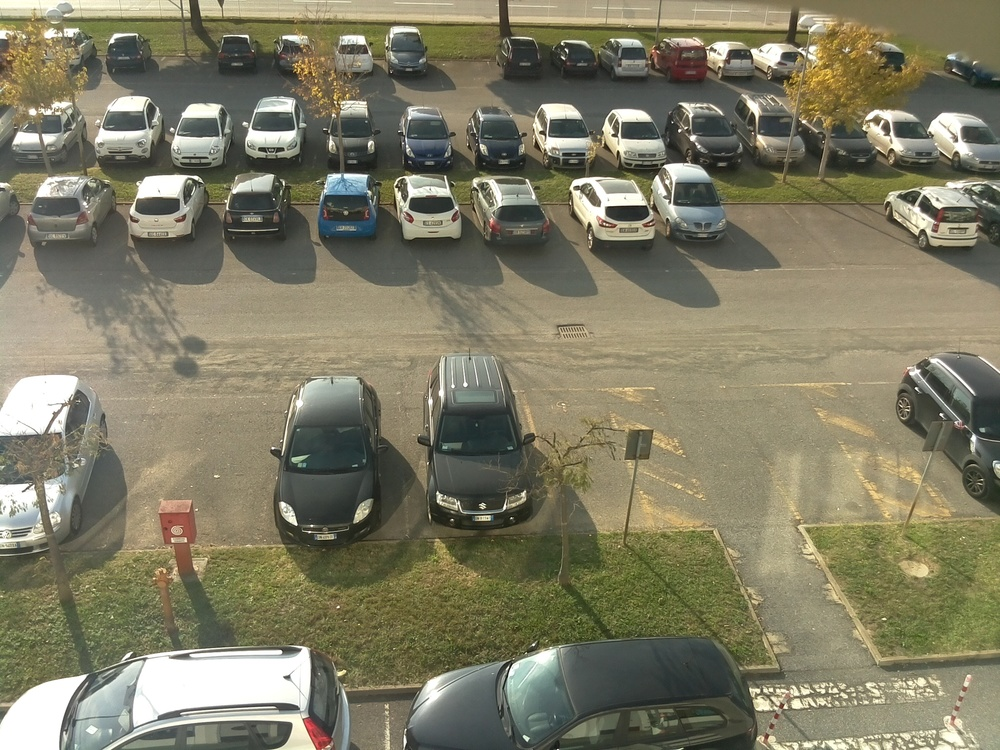
#> input picture test/ComputerVision/UncroppedPublicImages/10Drone-Sunny-MedAlt.jpg, 1000 x 750 px, found by its file name
$ python Cropper.py
#> lines starting #> are read from the running program, lines starting #| are printed output that depends on the picture; after the words box and inside, x2 and y2 are one past the last pixel; in counts of white or black regions, pixels touching at a corner belong together
import cv2
import os
import numpy as np
import sys

fname = '10Drone-Sunny-MedAlt'
ext = '.jpg'
suffix= 'Nature'
img = cv2.imread(fname+ext)
#> img is the input picture: shape (750, 1000, 3); mean B, G, R 100.9, 124.1, 127.5
print(img.shape) # Print image shape
#| (750, 1000, 3)
cv2.imshow("original", img)

# Cropping an image
imlen, imwid = 400, 640

# offlen = -300
# offwid = -100
#cropped_image = img[(img.shape[0]-imlen-250):img.shape[0]-250, (img.shape[1]-imwid-300):img.shape[1]-300]

offlen = 350
offwid = 360
if offlen > img.shape[0]-imlen:
    raise Exception('Requested len offset too big, max is'+str(img.shape[0]-imlen))
if offwid > img.shape[1]-imwid:
    raise Exception('Requested wid offset too big, max is '+str(img.shape[1]-imwid))
print((0+offwid),imwid+offwid)
cropped_image = img[(0+offlen):imlen+offlen, (0+offwid):imwid+offwid]
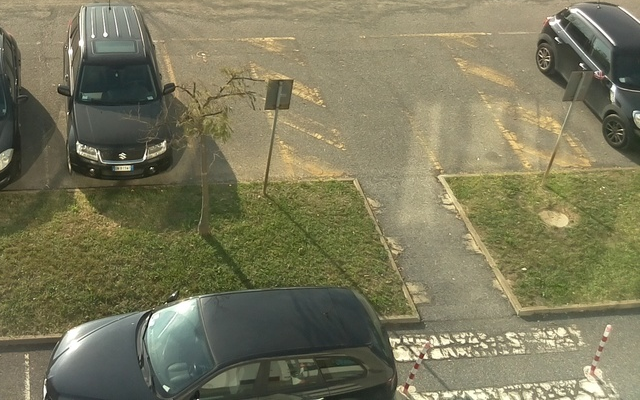
#> cropped_image: shape (400, 640, 3); mean B, G, R 91.6, 120.5, 123

cropped_image_copy = cropped_image.copy()
cv2.drawMarker(cropped_image_copy, ( imwid//2, imlen//2,), (0,0,255), markerType=cv2.MARKER_CROSS, thickness=5)
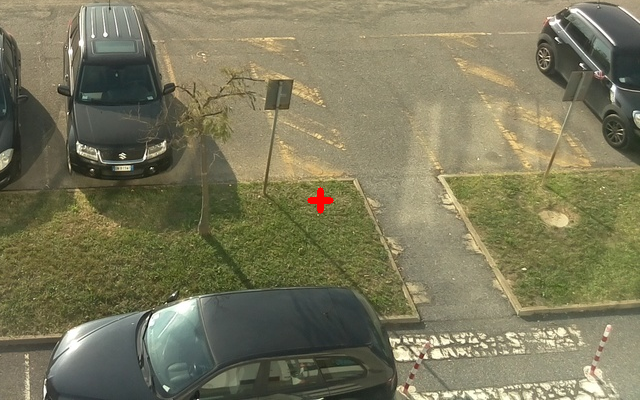
#> cropped_image_copy: shape (400, 640, 3); 0.11% of pixels changed, all inside (x1, y1, x2, y2) = (307, 187, 334, 214)
# Display cropped image
cv2.imshow("cropped", cropped_image_copy)
print(cropped_image.shape, (imlen//2, imwid//2))
#| (400, 640, 3) (200, 320)
# Save the cropped image
cv2.imwrite(fname+'-'+suffix+ext, cropped_image)

cv2.waitKey(0)
cv2.destroyAllWindows()

$ run again, with test/ComputerVision/UncroppedPublicImages/1Drone-Sunny-MedAlt.jpg copied over test/ComputerVision/UncroppedPublicImages/10Drone-Sunny-MedAlt.jpg
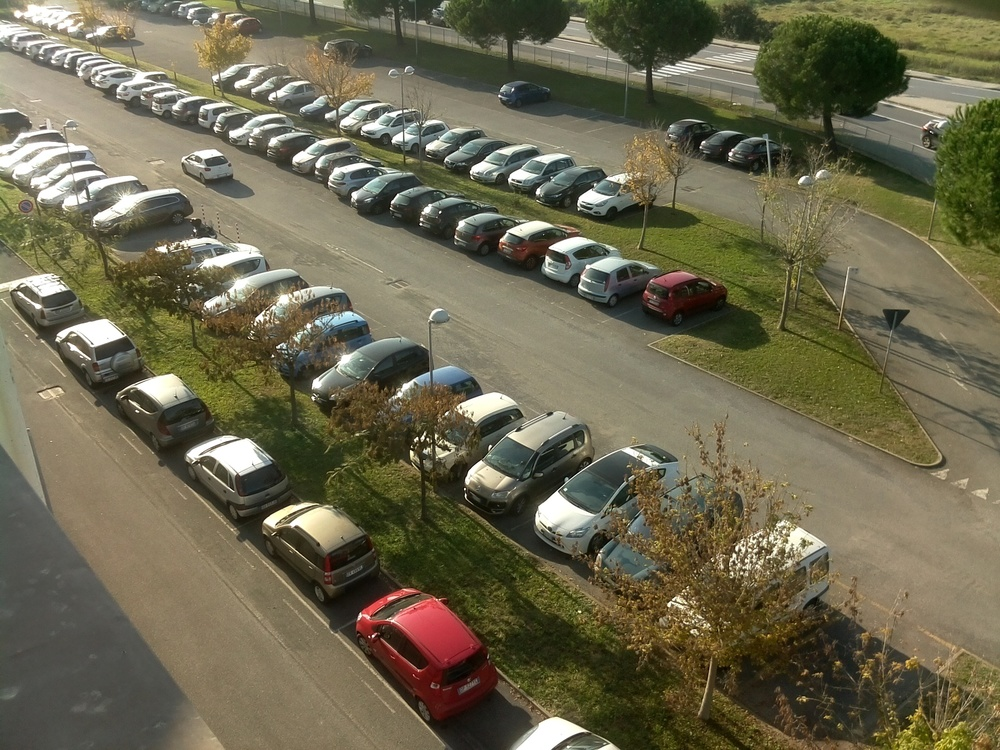
#> input picture test/ComputerVision/UncroppedPublicImages/1Drone-Sunny-MedAlt.jpg, 1000 x 750 px, found by its file name
#> img is the input picture: shape (750, 1000, 3); mean B, G, R 78.9, 103.5, 108.4
#| (750, 1000, 3)
#> `cropped_image = img[(0+offlen):imlen+offlen, (0+offwid):imwid+offwid]`:
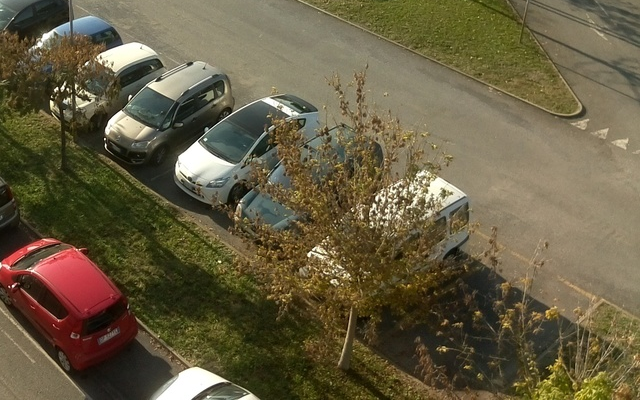
#> cropped_image: shape (400, 640, 3); mean B, G, R 66, 92.9, 102.5
#> `cv2.drawMarker(cropped_image_copy, ( imwid//2, imlen//2,), (0,0,255), ..`:
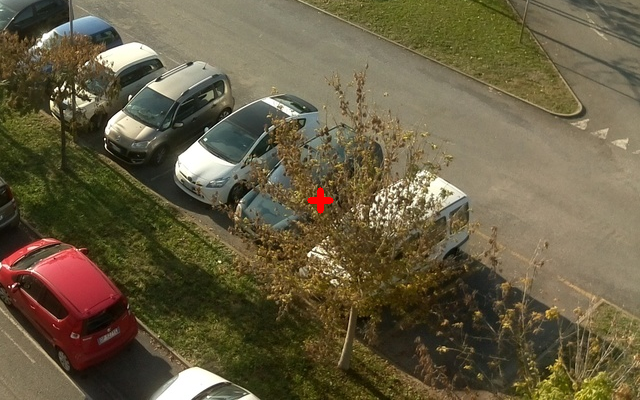
#> cropped_image_copy: shape (400, 640, 3); 0.11% of pixels changed, all inside (x1, y1, x2, y2) = (307, 187, 334, 214)
#| (400, 640, 3) (200, 320)

$ run again, with test/ComputerVision/UncroppedPublicImages/3Drone-Sunny-MedAlt.jpg copied over test/ComputerVision/UncroppedPublicImages/10Drone-Sunny-MedAlt.jpg
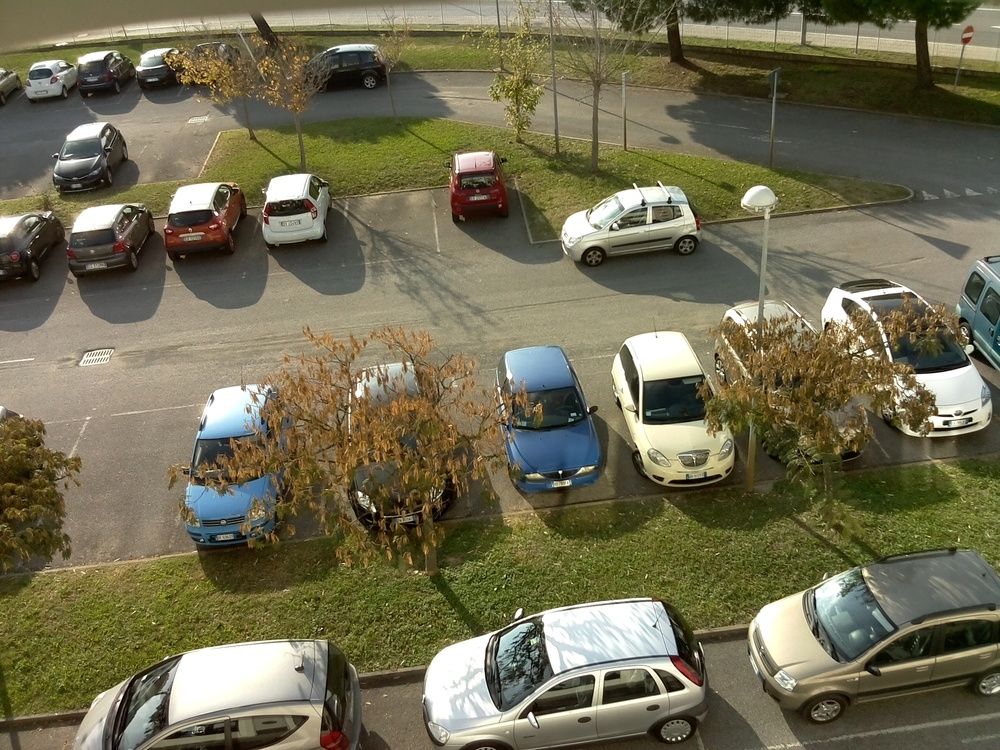
#> input picture test/ComputerVision/UncroppedPublicImages/3Drone-Sunny-MedAlt.jpg, 1000 x 750 px, found by its file name
#> img is the input picture: shape (750, 1000, 3); mean B, G, R 81.6, 108.4, 113
#| (750, 1000, 3)
#> `cropped_image = img[(0+offlen):imlen+offlen, (0+offwid):imwid+offwid]`:
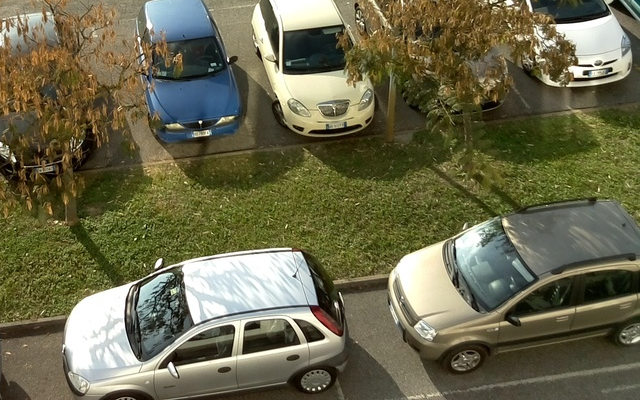
#> cropped_image: shape (400, 640, 3); mean B, G, R 76, 104.2, 106.6
#> `cv2.drawMarker(cropped_image_copy, ( imwid//2, imlen//2,), (0,0,255), ..`:
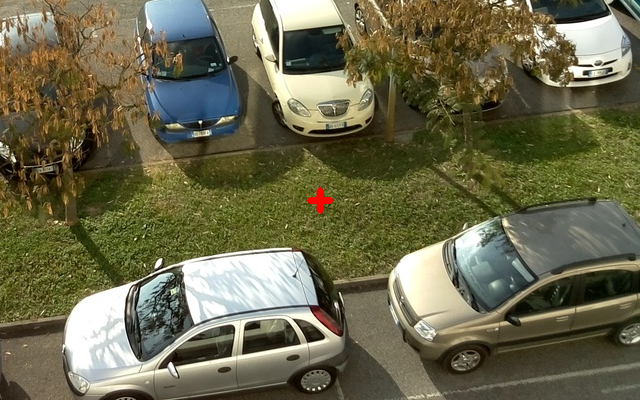
#> cropped_image_copy: shape (400, 640, 3); 0.11% of pixels changed, all inside (x1, y1, x2, y2) = (307, 187, 334, 214)
#| (400, 640, 3) (200, 320)

$ run again, with test/ComputerVision/UncroppedPublicImages/4Drone-Sunny-MedAlt.jpg copied over test/ComputerVision/UncroppedPublicImages/10Drone-Sunny-MedAlt.jpg
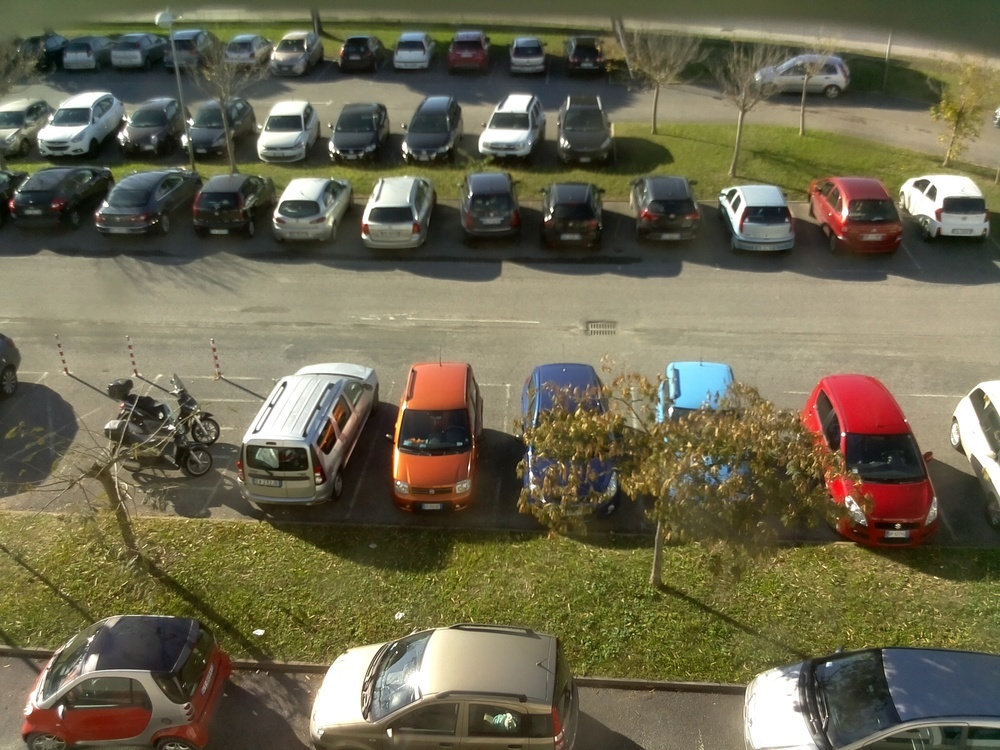
#> input picture test/ComputerVision/UncroppedPublicImages/4Drone-Sunny-MedAlt.jpg, 1000 x 750 px, found by its file name
#> img is the input picture: shape (750, 1000, 3); mean B, G, R 78.6, 103.1, 108.6
#| (750, 1000, 3)
#> `cropped_image = img[(0+offlen):imlen+offlen, (0+offwid):imwid+offwid]`:
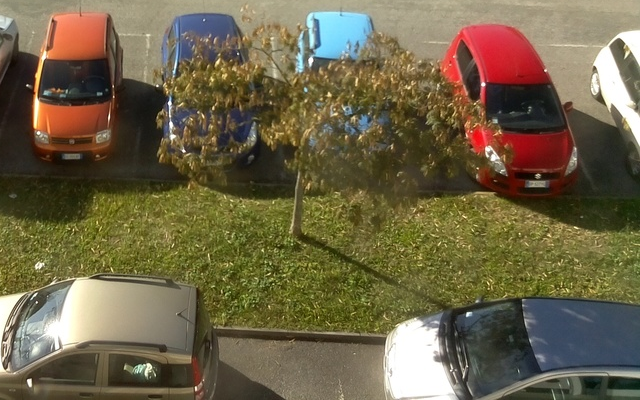
#> cropped_image: shape (400, 640, 3); mean B, G, R 71, 99.7, 110.5
#> `cv2.drawMarker(cropped_image_copy, ( imwid//2, imlen//2,), (0,0,255), ..`:
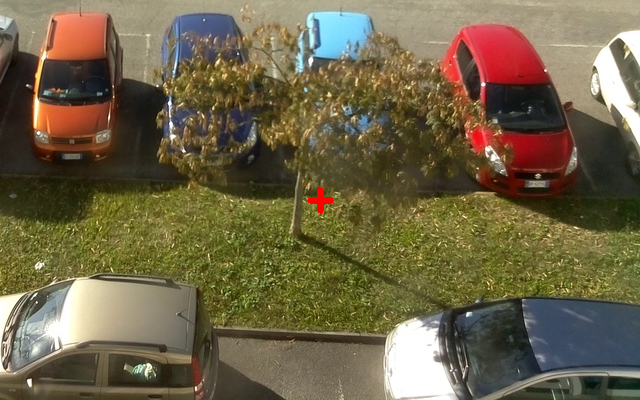
#> cropped_image_copy: shape (400, 640, 3); 0.11% of pixels changed, all inside (x1, y1, x2, y2) = (307, 187, 334, 214)
#| (400, 640, 3) (200, 320)
